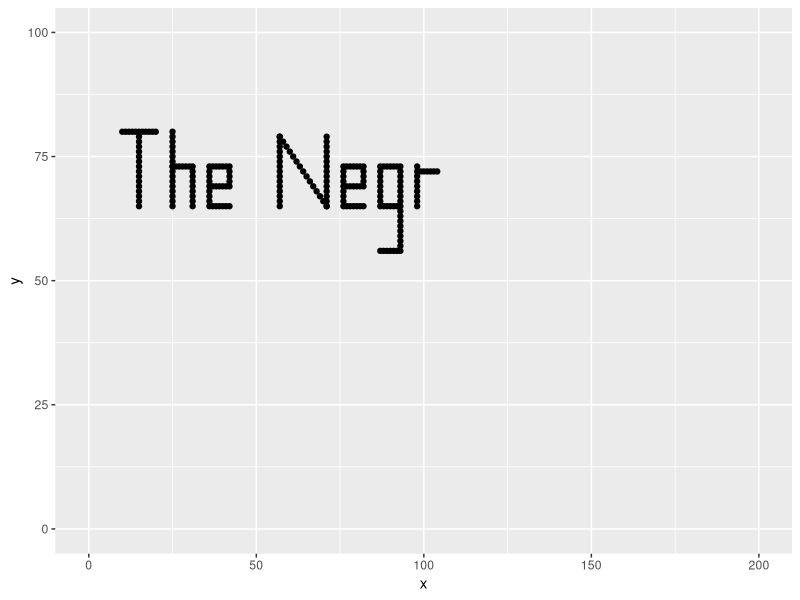

This chart was generated by the following R code:
library(ggplot2)
pts <- data.frame(
    x = c(
        # T
        10:20, rep(15, 15)
        # h
        ,rep(25, 16), 25:30, rep(31, 9)
        # e
        ,rep(36, 9), c(rep(37:41, 3), 42), rep(42, 5)
        # N
        ,rep(57, 15), 57:71, rep(71, 15)
        # e
        ,rep(76, 9), c(rep(77:81, 3), 82), rep(82, 5)
        # g 
        ,rep(87, 9), c(rep(88:92, 3), 87), rep(93, 18)
        # r
        ,rep(98, 9), 99:104
    ),
    y = c(
        # T
        rep(80, 11), 79:65
        # h
        ,80:65, rep(73, 6), 73:65
        # e
        ,73:65, c(rep(73, 5), rep(69, 5), rep(65, 6)), 73:69
        # N
        ,79:65, 79:65, 79:65
        # e
        ,73:65, c(rep(73, 5), rep(69, 5), rep(65, 6)), 73:69
        # g
        ,73:65, c(rep(73, 5), rep(65, 5), rep(56, 6)), 73:56
        ,73:65, rep(72, 6)
    )
)
ggplot(data = pts, aes(x, y)) + 
    geom_point() + 
    xlim(0, 200) + 
    ylim(0, 100)
